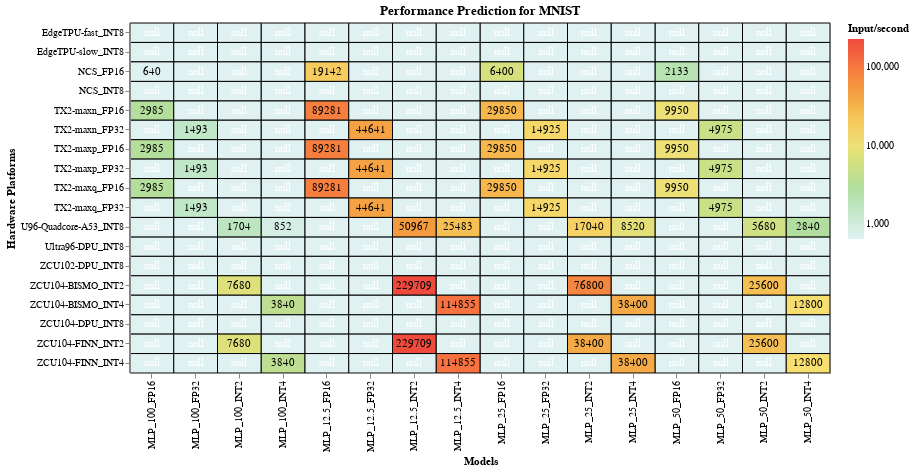

Notebook code for this chart:
### Markdown cell above
The following heatmap shows the theoretical performance for the listed hardware platforms for MNIST classification. The metric used for the theoretical performance is input/second.
This plot shows that a combination between prunning and quantization outputs some of the best performance results.

### Code cell
#hide_input
%run scripts/altair_plots.py
heatmap('data/performance_predictions_imagenet_mnist_cifar.csv', 'mnist', 'Performance Prediction for MNIST')

### Figure 1 — Vega-Lite specification as saved in the notebook (floating-point values rounded to 4 significant figures; data arrays with more than 128 entries replaced by an {"elided": "..."} marker saying what was removed)
{"config": {"view": {"continuousWidth": 400, "continuousHeight": 300}}, "layer": [{"mark": {"type": "rect", "invalid": null, "stroke": "black", "strokeWidth": 1}, "encoding": {"color": {"type": "quantitative", "field": "values", "scale": {"scheme": "lightmulti", "type": "log"}, "title": "Input/second"}, "tooltip": [{"type": "quantitative", "field": "values", "title": "Input/sec"}, {"type": "nominal", "field": "x", "title": "Model"}, {"type": "nominal", "field": "y", "title": "Hardware Platform"}], "x": {"type": "ordinal", "field": "x", "title": "Models"}, "y": {"type": "ordinal", "field": "y", "title": "Hardware Platforms"}}, "height": 350, "selection": {"selector003": {"type": "single", "on": "mouseover", "nearest": true}}, "title": "Performance Prediction for MNIST", "width": 700}, {"mark": {"type": "text", "color": "white"}, "encoding": {"color": {"condition": {"value": "black", "test": "(datum.values > 1)"}, "value": "white"}, "text": {"type": "quantitative", "field": "values", "format": ".0f"}, "tooltip": [{"type": "quantitative", "field": "values", "format": ".0f", "title": "Input/sec"}, {"type": "nominal", "field": "x", "title": "Model"}, {"type": "nominal", "field": "y", "title": "Hardware Platform"}], "x": {"type": "ordinal", "field": "x", "title": "Models"}, "y": {"type": "ordinal", "field": "y", "title": "Hardware Platforms"}}}], "data": {"name": "data-0d7d7841818bfe1edc369a878c1bdc0b"}, "$schema": "https://vega.github.io/schema/vega-lite/v4.8.1.json", "datasets": {"data-0d7d7841818bfe1edc369a878c1bdc0b": {"elided": "288 records"}}}
